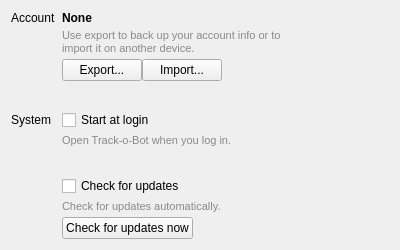
<?xml version="1.0" encoding="UTF-8"?>
<ui version="4.0">
 <class>SettingsWidget</class>
 <widget class="QWidget" name="SettingsWidget">
  <property name="geometry">
   <rect>
    <x>0</x>
    <y>0</y>
    <width>400</width>
    <height>250</height>
   </rect>
  </property>
  <property name="minimumSize">
   <size>
    <width>0</width>
    <height>250</height>
   </size>
  </property>
  <property name="windowTitle">
   <string>Form</string>
  </property>
  <property name="styleSheet">
   <string notr="true">QLabel#importExportDescription,
QLabel#startDescription,
QLabel#updateDescription {
	font-size: 11px;
	color: #898989;
}</string>
  </property>
  <layout class="QHBoxLayout" name="horizontalLayout">
   <item>
    <layout class="QFormLayout" name="formLayout">
     <property name="fieldGrowthPolicy">
      <enum>QFormLayout::FieldsStayAtSizeHint</enum>
     </property>
     <property name="verticalSpacing">
      <number>4</number>
     </property>
     <item row="0" column="0">
      <widget class="QLabel" name="label">
       <property name="text">
        <string>Account</string>
       </property>
      </widget>
     </item>
     <item row="0" column="1">
      <widget class="QLabel" name="account">
       <property name="font">
        <font>
         <weight>75</weight>
         <bold>true</bold>
        </font>
       </property>
       <property name="text">
        <string>None</string>
       </property>
      </widget>
     </item>
     <item row="1" column="1">
      <widget class="QLabel" name="importExportDescription">
       <property name="text">
        <string>Use export to back up your account info or to import it on another device.</string>
       </property>
       <property name="wordWrap">
        <bool>true</bool>
       </property>
      </widget>
     </item>
     <item row="2" column="1">
      <layout class="QHBoxLayout" name="horizontalLayout_2">
       <property name="spacing">
        <number>-1</number>
       </property>
       <property name="sizeConstraint">
        <enum>QLayout::SetDefaultConstraint</enum>
       </property>
       <property name="leftMargin">
        <number>0</number>
       </property>
       <property name="bottomMargin">
        <number>0</number>
       </property>
       <item>
        <widget class="QPushButton" name="exportAccountButton">
         <property name="text">
          <string>Export...</string>
         </property>
         <property name="autoDefault">
          <bool>false</bool>
         </property>
        </widget>
       </item>
       <item>
        <widget class="QPushButton" name="importAccountButton">
         <property name="text">
          <string>Import...</string>
         </property>
         <property name="autoDefault">
          <bool>false</bool>
         </property>
        </widget>
       </item>
      </layout>
     </item>
     <item row="4" column="1">
      <spacer name="verticalSpacer">
       <property name="orientation">
        <enum>Qt::Vertical</enum>
       </property>
       <property name="sizeHint" stdset="0">
        <size>
         <width>20</width>
         <height>10</height>
        </size>
       </property>
      </spacer>
     </item>
     <item row="5" column="0">
      <widget class="QLabel" name="label_4">
       <property name="text">
        <string>System</string>
       </property>
      </widget>
     </item>
     <item row="5" column="1">
      <widget class="QCheckBox" name="startAtLogin">
       <property name="text">
        <string>Start at login </string>
       </property>
      </widget>
     </item>
     <item row="6" column="1">
      <widget class="QLabel" name="startDescription">
       <property name="text">
        <string>Open Track-o-Bot when you log in.</string>
       </property>
      </widget>
     </item>
     <item row="8" column="1">
      <spacer name="verticalSpacer_2">
       <property name="orientation">
        <enum>Qt::Vertical</enum>
       </property>
       <property name="sizeHint" stdset="0">
        <size>
         <width>20</width>
         <height>10</height>
        </size>
       </property>
      </spacer>
     </item>
     <item row="9" column="1">
      <widget class="QCheckBox" name="checkForUpdates">
       <property name="text">
        <string>Check for updates</string>
       </property>
      </widget>
     </item>
     <item row="10" column="1">
      <widget class="QLabel" name="updateDescription">
       <property name="text">
        <string>Check for updates automatically.</string>
       </property>
      </widget>
     </item>
     <item row="11" column="1">
      <widget class="QPushButton" name="checkForUpdatesNowButton">
       <property name="enabled">
        <bool>true</bool>
       </property>
       <property name="text">
        <string>Check for updates now</string>
       </property>
       <property name="autoDefault">
        <bool>false</bool>
       </property>
      </widget>
     </item>
    </layout>
   </item>
  </layout>
 </widget>
 <resources/>
 <connections/>
</ui>
